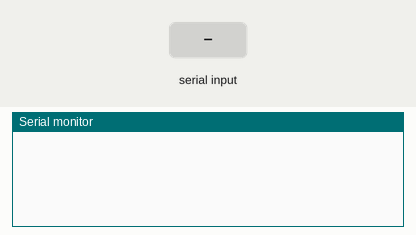
Simulated run of this sketch. Board: SparkFun Pro Micro, built with avr-gcc and run on an emulated ATmega32U4. Shown: the last lines printed to the serial monitor. Inputs (shaded band) come from the test bench. USB keyboard and mouse output is not drawn.

Above: at 1.2 s.
1.3 s: "ARM\n" received over Serial
At 1.7 s:
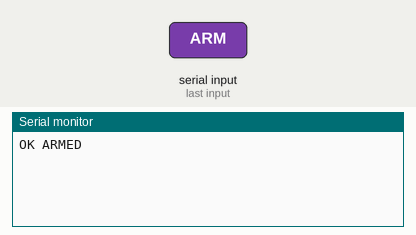
2.8 s: "STOP\n" received over Serial
At 4.0 s:
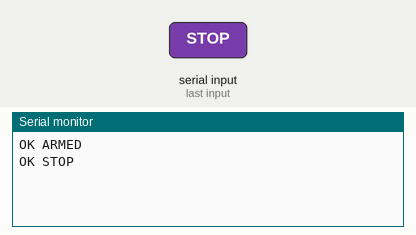
4.3 s: "DISARM\n" received over Serial
At 5.2 s:
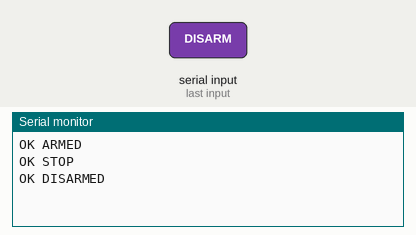
5.8 s: "MOVE \n" received over Serial
At 6.3 s:
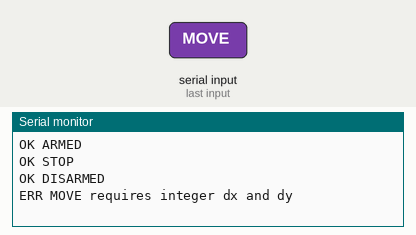
7.3 s: "90,45\n" received over Serial
At 8.7 s:
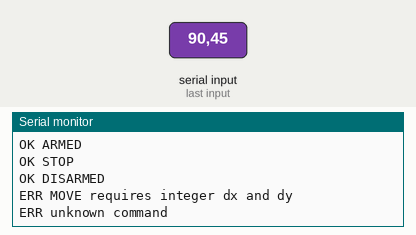

Measured:
- after the input at 1.3 s, the serial monitor: prints a new line at once (image 1)
- after the input at 2.8 s, the serial monitor: prints a new line at once (image 2)
- after the input at 4.3 s, the serial monitor: prints a new line at once (image 3)
- after the input at 5.8 s, the serial monitor: prints a new line at once (image 4)
- after the input at 7.3 s, the serial monitor: prints a new line at once (image 5)

The sketch:

Vision_HID_Controller.ino
```cpp
/*
  Vision HID Controller - Arduino Leonardo / Micro / Pro Micro (ATmega32U4).

  Serial protocol at 115200 baud:
    ARM          allow MOVE commands
    MOVE 10 -5   move the USB mouse relatively
    STOP         release mouse buttons; remain armed
    DISARM       ignore MOVE commands until the next ARM

  Safety behavior:
  - The board always starts disarmed.
  - Invalid or out-of-range commands do not move the mouse.
  - If Python stops sending commands for 5 seconds, the board disarms itself.
*/

#include <Mouse.h>

// Communication and safety settings.
const unsigned long SERIAL_BAUD = 115200;
const int MAX_MOVE = 50;
const unsigned long COMMAND_TIMEOUT_MS = 5000;
const byte COMMAND_BUFFER_SIZE = 32;

// Temporary storage for one incoming text command.
// C strings need one extra byte at the end for the null character '\0'.
char commandBuffer[COMMAND_BUFFER_SIZE];
byte commandLength = 0;

// Becomes true when an incoming command is too long. The Arduino then ignores
// everything until the next newline instead of using an incomplete command.
bool discardingCommand = false;

// The board starts disarmed, so MOVE commands cannot move the cursor yet.
bool hidArmed = false;

// Used by the watchdog to detect when Python has stopped communicating.
unsigned long lastCommandTime = 0;

void setup() {
  // On a Leonardo/Micro, Serial is the USB virtual serial connection to Python.
  Serial.begin(SERIAL_BAUD);

  // Make the board appear to the computer as a USB HID mouse.
  Mouse.begin();

  // Make sure no mouse button is held when the board starts.
  releaseMouseButtons();
}

void loop() {
  // Read and process any commands that have arrived from Python.
  readSerialCommands();

  // Safety watchdog: if Python sends nothing for five seconds while the board
  // is armed, release all buttons and block further movement.
  if (hidArmed && millis() - lastCommandTime > COMMAND_TIMEOUT_MS) {
    disarmHid();
    Serial.println("TIMEOUT DISARMED");
  }
}

void readSerialCommands() {
  // Serial data arrives one character at a time. Keep reading until the receive
  // buffer has no more characters available.
  while (Serial.available() > 0) {
    char incoming = Serial.read();

    // Some computers end a line with "\r\n". Only "\n" is needed here.
    if (incoming == '\r') {
      continue;
    }

    // A newline marks the end of one complete command.
    if (incoming == '\n') {
      // If this line was too long, discard it and prepare for the next line.
      if (discardingCommand) {
        discardingCommand = false;
        commandLength = 0;
        continue;
      }

      // Add the null character required at the end of a C string.
      commandBuffer[commandLength] = '\0';
      if (commandLength > 0) {
        handleCommand(commandBuffer);
      }

      // Start filling the buffer from the beginning for the next command.
      commandLength = 0;
      continue;
    }

    // Ignore the rest of an oversized command until its newline arrives.
    if (discardingCommand) {
      continue;
    }

    // Leave one free byte in the array for the final null character.
    if (commandLength < COMMAND_BUFFER_SIZE - 1) {
      commandBuffer[commandLength] = incoming;
      commandLength++;
    } else {
      // Drop an oversized line instead of executing a truncated command.
      commandLength = 0;
      discardingCommand = true;
      Serial.println("ERR command too long");
    }
  }
}

void handleCommand(const char *command) {
  // strcmp returns zero when two complete C strings are equal.
  if (strcmp(command, "ARM") == 0) {
    // ARM permits future MOVE commands and refreshes the watchdog.
    hidArmed = true;
    lastCommandTime = millis();
    Serial.println("OK ARMED");
    return;
  }

  if (strcmp(command, "STOP") == 0) {
    // STOP releases buttons but keeps the board armed for the next MOVE.
    releaseMouseButtons();
    lastCommandTime = millis();
    Serial.println("OK STOP");
    return;
  }

  if (strcmp(command, "DISARM") == 0) {
    // DISARM blocks MOVE commands until another ARM command arrives.
    disarmHid();
    Serial.println("OK DISARMED");
    return;
  }

  // Check whether the first five characters are "MOVE ".
  if (strncmp(command, "MOVE ", 5) == 0) {
    // Skip "MOVE " and pass only the two number arguments to handleMove().
    handleMove(command + 5);
    return;
  }

  Serial.println("ERR unknown command");
}

void handleMove(const char *arguments) {
  // Convert the first text number into the horizontal movement dx.
  // afterDx points to the first character that was not part of the number.
  char *afterDx;
  long dx = strtol(arguments, &afterDx, 10);

  // A valid command must contain an integer followed by one space.
  if (afterDx == arguments || *afterDx != ' ') {
    Serial.println("ERR MOVE requires integer dx and dy");
    return;
  }

  // Skip the space and convert the second text number into vertical movement.
  const char *dyText = afterDx + 1;
  char *afterDy;
  long dy = strtol(dyText, &afterDy, 10);

  // The second integer must exist and must be the final value in the command.
  if (afterDy == dyText || *afterDy != '\0') {
    Serial.println("ERR MOVE requires integer dx and dy");
    return;
  }

  // Reject unexpectedly large movements, even if Python sends them by mistake.
  if (dx < -MAX_MOVE || dx > MAX_MOVE || dy < -MAX_MOVE || dy > MAX_MOVE) {
    Serial.println("ERR MOVE outside safety limit");
    return;
  }

  // Never move the real cursor unless Python has armed the board first.
  if (!hidArmed) {
    Serial.println("ERR DISARMED");
    return;
  }

  // The command is valid, so refresh the watchdog and move the HID mouse.
  // The third Mouse.move argument is wheel movement; zero means no scrolling.
  lastCommandTime = millis();
  Mouse.move((signed char)dx, (signed char)dy, 0);
  Serial.println("OK MOVE");
}

void releaseMouseButtons() {
  // Release every supported button to prevent a button from becoming stuck.
  Mouse.release(MOUSE_LEFT);
  Mouse.release(MOUSE_RIGHT);
  Mouse.release(MOUSE_MIDDLE);
}

void disarmHid() {
  // Put the physical output into a safe state and reject future MOVE commands.
  releaseMouseButtons();
  hidArmed = false;
}
```
